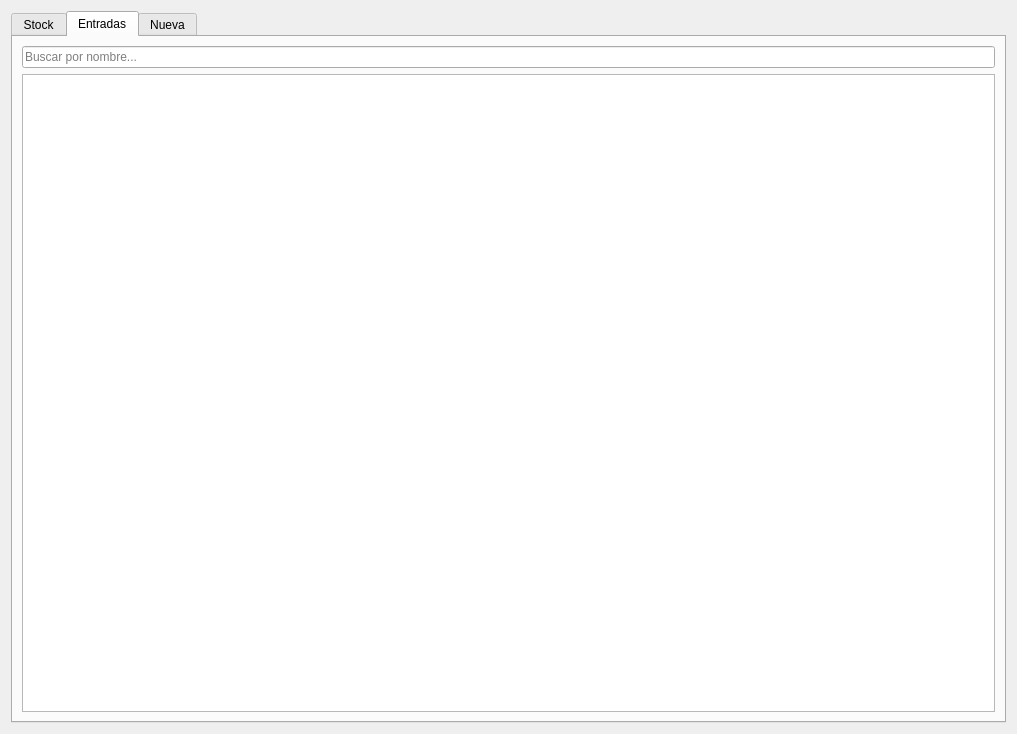
<?xml version="1.0" encoding="UTF-8"?>
<ui version="4.0">
 <class>Form</class>
 <widget class="QWidget" name="Form">
  <property name="windowModality">
   <enum>Qt::WindowModality::WindowModal</enum>
  </property>
  <property name="geometry">
   <rect>
    <x>0</x>
    <y>0</y>
    <width>1017</width>
    <height>734</height>
   </rect>
  </property>
  <property name="windowTitle">
   <string>Materias Primas</string>
  </property>
  <property name="styleSheet">
   <string notr="true">QPushButton{background-color: rgb(6, 191, 249);}
</string>
  </property>
  <layout class="QGridLayout" name="gridLayout_2">
   <item row="0" column="0">
    <widget class="QTabWidget" name="tabWidget">
     <property name="currentIndex">
      <number>1</number>
     </property>
     <widget class="QWidget" name="tab_detalle_mp">
      <attribute name="title">
       <string>Stock</string>
      </attribute>
      <layout class="QVBoxLayout" name="verticalLayout_2">
       <item>
        <layout class="QHBoxLayout" name="horizontalLayout_3">
         <item>
          <widget class="QLineEdit" name="le_buscar_mp">
           <property name="placeholderText">
            <string>Buscar por nombre...</string>
           </property>
           <property name="clearButtonEnabled">
            <bool>true</bool>
           </property>
          </widget>
         </item>
        </layout>
       </item>
       <item>
        <widget class="QTableView" name="tv_mat_primas"/>
       </item>
       <item>
        <layout class="QHBoxLayout" name="horizontalLayout_4">
         <item>
          <spacer name="horizontalSpacer_2">
           <property name="orientation">
            <enum>Qt::Orientation::Horizontal</enum>
           </property>
           <property name="sizeHint" stdset="0">
            <size>
             <width>40</width>
             <height>20</height>
            </size>
           </property>
          </spacer>
         </item>
         <item>
          <widget class="QPushButton" name="btn_ver_detalle_mp">
           <property name="text">
            <string>Ver</string>
           </property>
          </widget>
         </item>
         <item>
          <widget class="QPushButton" name="btn_cerrar_listado_mp">
           <property name="text">
            <string>Cerrar</string>
           </property>
          </widget>
         </item>
        </layout>
       </item>
      </layout>
     </widget>
     <widget class="QWidget" name="tab_entradas_mp">
      <attribute name="title">
       <string>Entradas</string>
      </attribute>
      <layout class="QVBoxLayout" name="verticalLayout">
       <item>
        <widget class="QLineEdit" name="le_buscar_mp_entrada">
         <property name="inputMask">
          <string/>
         </property>
         <property name="text">
          <string/>
         </property>
         <property name="placeholderText">
          <string>Buscar por nombre...</string>
         </property>
         <property name="clearButtonEnabled">
          <bool>false</bool>
         </property>
        </widget>
       </item>
       <item>
        <widget class="QTableView" name="tv_entradas_list"/>
       </item>
      </layout>
     </widget>
     <widget class="QWidget" name="tab_nuevo_mp">
      <attribute name="title">
       <string>Nueva</string>
      </attribute>
      <layout class="QVBoxLayout" name="verticalLayout_8">
       <item>
        <layout class="QVBoxLayout" name="verticalLayout_7">
         <item>
          <layout class="QHBoxLayout" name="horizontalLayout_10">
           <item>
            <layout class="QGridLayout" name="gridLayout">
             <item row="1" column="0">
              <widget class="QLabel" name="lbl_proveedor_nueva">
               <property name="text">
                <string>Proveedor</string>
               </property>
              </widget>
             </item>
             <item row="1" column="2">
              <widget class="QPushButton" name="btn_prov_new_nueva">
               <property name="text">
                <string>Nuevo</string>
               </property>
              </widget>
             </item>
             <item row="1" column="1">
              <widget class="QComboBox" name="cb_proveedor_nueva"/>
             </item>
             <item row="0" column="0">
              <widget class="QLabel" name="lbl_nombre_nueva">
               <property name="text">
                <string>Nombre</string>
               </property>
              </widget>
             </item>
             <item row="0" column="1">
              <widget class="QLineEdit" name="le_nombre_nueva">
               <property name="clearButtonEnabled">
                <bool>true</bool>
               </property>
              </widget>
             </item>
            </layout>
           </item>
          </layout>
         </item>
         <item>
          <spacer name="verticalSpacer">
           <property name="orientation">
            <enum>Qt::Orientation::Vertical</enum>
           </property>
           <property name="sizeType">
            <enum>QSizePolicy::Policy::Expanding</enum>
           </property>
           <property name="sizeHint" stdset="0">
            <size>
             <width>20</width>
             <height>20</height>
            </size>
           </property>
          </spacer>
         </item>
         <item>
          <layout class="QHBoxLayout" name="horizontalLayout_9">
           <item>
            <spacer name="horizontalSpacer">
             <property name="orientation">
              <enum>Qt::Orientation::Horizontal</enum>
             </property>
             <property name="sizeHint" stdset="0">
              <size>
               <width>40</width>
               <height>20</height>
              </size>
             </property>
            </spacer>
           </item>
           <item>
            <widget class="QPushButton" name="btn_cancelar_nueva_mp">
             <property name="text">
              <string>Cancelar</string>
             </property>
            </widget>
           </item>
           <item>
            <widget class="QPushButton" name="btn_guardar_nueva_mp">
             <property name="text">
              <string>Guardar</string>
             </property>
            </widget>
           </item>
          </layout>
         </item>
        </layout>
       </item>
      </layout>
     </widget>
    </widget>
   </item>
  </layout>
 </widget>
 <resources/>
 <connections/>
</ui>
